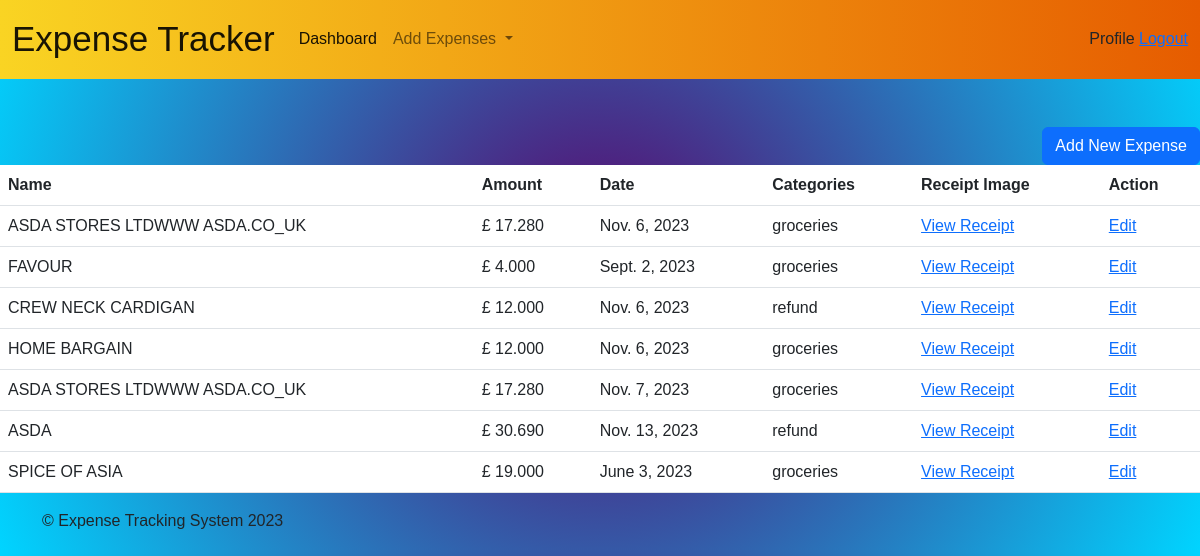
The app's page /expense_list_view/ (signed in), older data.
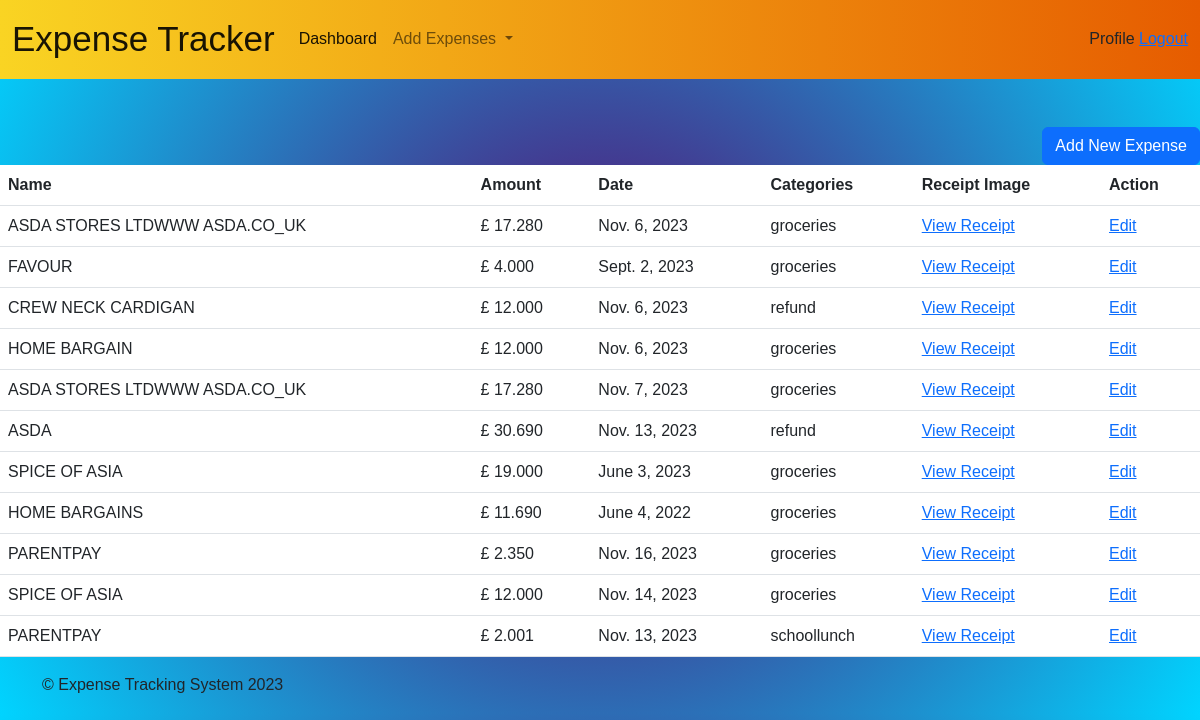
The same page, newer data.
### expenseapp/models.py (models this page shows)
class Expense(models.Model):
     user = models.ForeignKey(User, on_delete=models.CASCADE)
     item = models.CharField(max_length=35)
     amount = models.DecimalField(max_digits=20, decimal_places=3)
     date = models.DateField()
     category = models.CharField(max_length=35)
     receipt_image_path = models.CharField(max_length=277, blank=True, null=True)

### expenseapp/views.py (the view)
# urls.py: path('expense_list_view/', ExpenseListView.as_view(),
class ExpenseListView(LoginRequiredMixin, ListView):
    model = Expense
    template_name = "expense_list_view.html"

### expenseapp/templates/expense_list_view.html (shortened to what this page needs)
{% extends 'base.html' %}
{% block content %}
<div class="table-responsive">
    <div align="right"><a class="btn btn-primary" href="{% url 'manual_expense_form' %}">Add New Expense</a></div>
    <table style="background: white;"  class="table table-stripped">
    <thead>
    <th> Name</th>
    <th> Amount</th>
    <th> Date</th>
    <th> Categories</th>
    <th>Receipt Image</th>
     <th> Action</th>
    </thead>
    <tbody>
        {% if object_list %}
        {% for object in object_list %}
       <tr>
       <td>{{ object.item|upper }}  </td>
       <td> £ {{ object.amount }}  </td>
       <td>{{ object.date }} </td>
       <td> {{ object.category }}</td>
       <td><a href="/media/{{ object.receipt_image_path }}">View Receipt</a>
       </td>
       <td><a href="{% url 'update_expense' object.id %}"> Edit</a></td>
       </tr>
       {% endfor %}
       {% endif %}
       </tbody>
       </table>
     </div>
{% endblock %}

### expenseapp/templates/base.html (shortened to what this page needs)
<!DOCTYPE html>
<html lang="en">
<head>
    <head>
        <link href="https://cdn.jsdelivr.net/npm/bootstrap@5.2.3/dist/css/bootstrap.min.css" rel="stylesheet"
>
        </head>
        <body>
            {% if user.is_authenticated %}
            <nav class="navbar navbar-expand-lg navbar-light nav-bg">
                <div class="container-fluid">
                  <a style="font-size: 35px;" class="navbar-brand" href="{% url 'user_dashboard' %}">Expense Tracker</a>
                  <div class="collapse navbar-collapse" id="navbarSupportedContent">
                    <ul class="navbar-nav me-auto mb-2 mb-lg-0">
                      <li class="nav-item">
                        <a class="nav-link active" aria-current="page" href="{% url 'user_dashboard' %}">Dashboard</a>
                      </li>
                      <li class="nav-item dropdown">
                        <a class="nav-link dropdown-toggle" href="#" id="navbarDropdown" role="button" data-bs-toggle="dropdown" aria-expanded="false">
                          Add Expenses
                        </a>
                      </li>
                    </ul>
                    <nav>
                   <a>Profile</a>
                   <a href="{% url 'account_logout' %}">Logout</a>
                   </nav>
                  </div>
                </div>
              </nav>
              {% endif %}
              <br><br>
            {% block content %}
            {% endblock %}
            <footer class="container">
                <p>&copy; Expense Tracking System 2023</p>
            </footer>
        </body>
</html>

### expenseapp/templates/base.html (style rules this page uses)
body { background: radial-gradient(circle, #5c0067 0%, #00d4ff 100%); font-family:Verdana, Geneva, Tahoma, sans-serif; }
.nav-bg { background: linear-gradient(to right, #F9D423, #e65c00); }

Row changes from the older to the newer data that the page shows:
added Expense: item "HOME BARGAINS", amount "11.690", date "June 4, 2022", category "groceries"
added Expense: item "PARENTPAY", amount "2.350", date "Nov. 16, 2023", category "groceries"
added Expense: item "SPICE OF ASIA", amount "12.000", date "Nov. 14, 2023", category "groceries"
added Expense: item "PARENTPAY", amount "2.001", date "Nov. 13, 2023", category "schoollunch"
